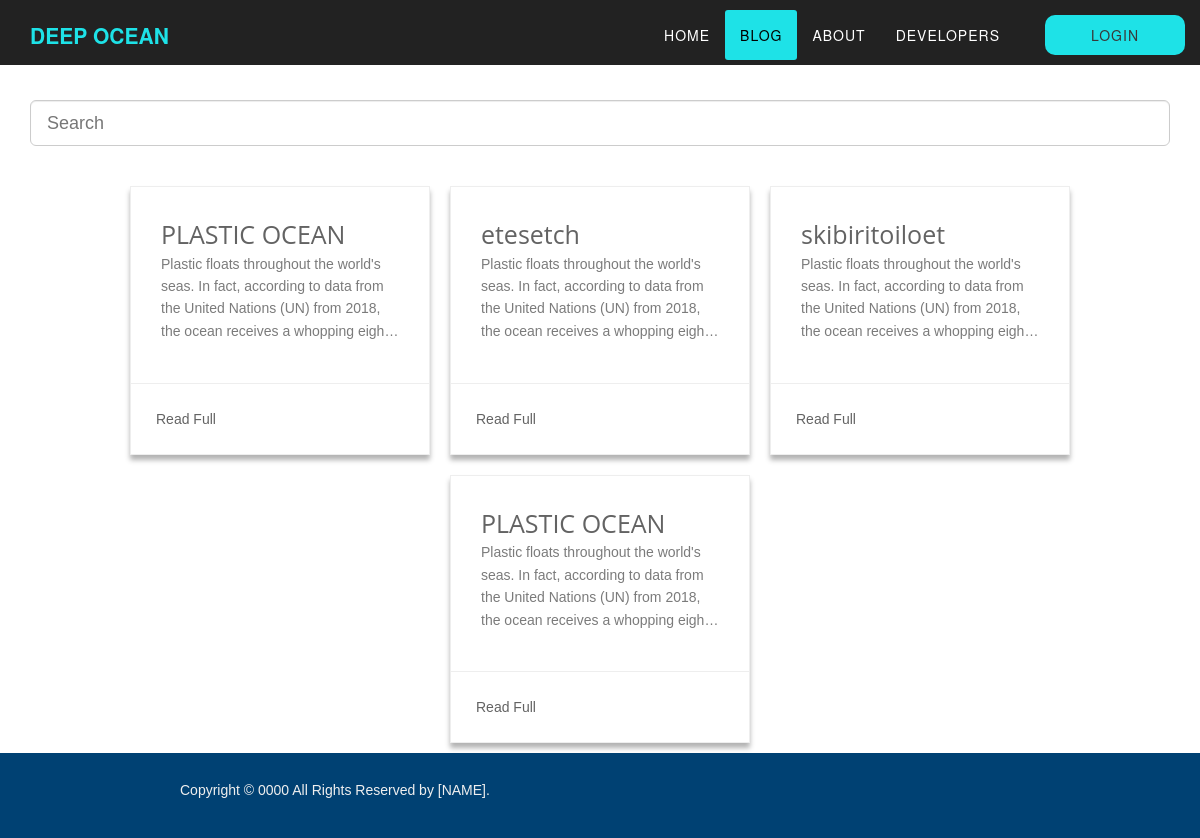
The page /blog.php on the database as committed earlier.
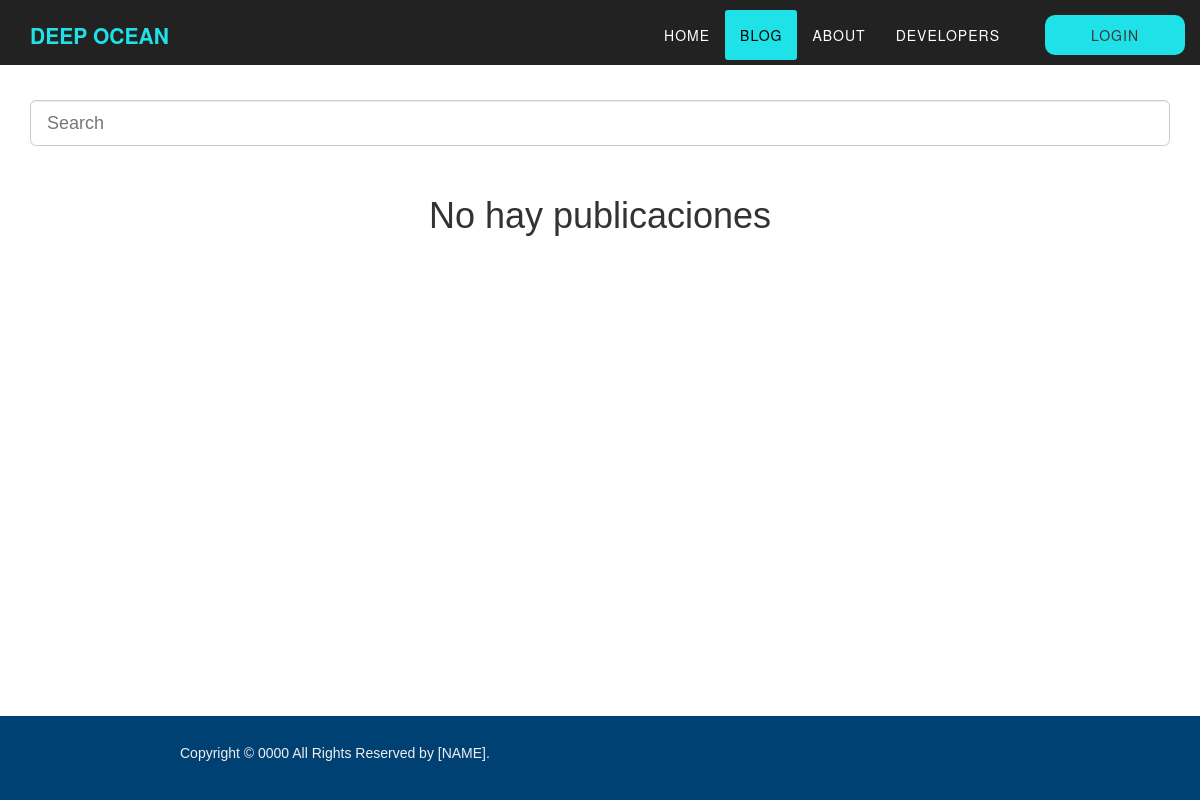
The same page on the database as committed later.
### tables this page shows
CREATE TABLE `texts` (
  `eCodeTexts` int(11) NOT NULL,
  `tContenidoTexts` varchar(1000) NOT NULL,
  `ePosicionTexts` int(11) NOT NULL,
  `epublicacionTexts` int(11) NOT NULL
);

CREATE TABLE `publicaciones` (
  `eCodePublicaciones` int(11) NOT NULL,
  `eUserPublicaciones` int(11) NOT NULL,
  `tTitlePublicaciones` varchar(100) NOT NULL,
  `fCreationPublicaciones` datetime NOT NULL,
  `fUpdatePublicaciones` datetime DEFAULT NULL,
  `eUpdatePublicaciones` int(11) DEFAULT NULL,
  `eCategoriaPublicaciones` int(11) NOT NULL
);

### db/conexion.php (called while the page is built)
<?php
	class Conexion
	{
        private $host;
        private $db;
        private $user;
        private $password;
        private $charset;
        public function __construct(){
            $this->host     = "localhost";
            $this->db       = "pag_pi";
            $this->user     = "root";
            $this->password = "";
            $this->charset  = "utf8mb4";
        }
        function connect(){
            try{
                $connection = "mysql:host=" . $this->host . ";dbname=". $this->db . ";charset=" . $this->charset;
                $options = [
                    PDO::ATTR_ERRMODE           => PDO::ERRMODE_EXCEPTION,
                    PDO::ATTR_EMULATE_PREPARES  => false,
                ];
                $pdo = new PDO($connection, $this->user, $this->password, $options);
                return $pdo;
            }catch(PDOException $e){
                print_r("Error connection: " . $e-> getMessage());
            }
        }
	}
?>

### db/peticiones/blog.php (called while the page is built, shortened)
<?php
include ("./db/conexion.php");
class Contacto extends Conexion {
    public function obtenerTodasLasPublicaciones() {
        $query = $this->connect()->query("SELECT p.eCodePublicaciones, p.tTitlePublicaciones, t.tContenidoTexts
        FROM publicaciones p
        INNER JOIN texts t On t.ePublicacionTexts = p.eCodePublicaciones
        WHERE t.ePosicionTexts = 1
        ORDER BY p.eCodePublicaciones DESC;
        ");
        $query->execute();
        if ($query->rowCount()){
            $count = 1;
            foreach ($query as $contenido) {
                $datos['publicacion' . $count] = [
                    'eCodePublicaciones'        =>  $contenido['eCodePublicaciones'],
                    'tTitlePublicaciones'       =>  $contenido['tTitlePublicaciones'],
                    'tContenidoTexts'   =>  $contenido['tContenidoTexts']
                ];
                $count++;
            }
            return $datos;
        } else {
            return false;
        }
    }
}
?>

### blog.php (the view, shortened to what this page needs)
<?php
    include("db/peticiones/blog.php");
    $contacto = new Contacto();
?>
<!DOCTYPE html>
<html lang="en">
    <head>
        <link rel="stylesheet" href="./source/library/jquery/jquery-ui-1.13.2.min.css">
        <link rel="stylesheet" href="./source/library/bootstrap/bootstrap3.2.0.min.css">
        <link rel="stylesheet" href="./source/library/fontawesome-free-5.15.4-web/css/all.min.css">
        <link rel="stylesheet" href="./css/style_navBar.css">
        <link rel="stylesheet" href="./css/style_default.css">
        <link rel="stylesheet" href="./css/style_blog.css">
        <link rel="stylesheet" href="./css/style_footer.css">
    </head>
    <body>
        <header>
            <?php include 'views/navBar.php'; ?>
        </header>
        <section class="container-search">
            <input class="form-control input-lg" type="text" placeholder="Search">
        </section>
        <section class="cards">
        <?php
            $publicaciones = $contacto->obtenerTodasLasPublicaciones();
            if ($publicaciones != false){
                foreach ($publicaciones as $publicacion) {
                    ?>
                        <div class="basic-card basic-card-light">
                            <div class="card-content">
                                <span class="card-title"> <?php echo $publicacion['tTitlePublicaciones']; ?> </span>
                                <p class="card-text">
                                    <?php echo $publicacion['tContenidoTexts']; ?>
                                </p>
                            </div>
                            <div class="card-link">
                                <a href="<?php echo "post?post=" . $publicacion['eCodePublicaciones'] ?>" title="Read Full"><span>Read Full</span></a>
                            </div>
                        </div>
                    <?php
                }
            } else {
                echo "<h1>No hay publicaciones</h1>";
            }
        ?>
        </section>
        <?php include 'views/footer.php'; ?>
    </body>
</html>

### views/navBar.php (shortened to what this page needs)
<?php
    $pagina_actual = basename($_SERVER['PHP_SELF']);
    $currentDir = dirname($_SERVER['PHP_SELF']);
?>
    <nav class="navbar navbar-default navbar-fixed-top navbar-shrink">
        <div class="container">
            <div class="navbar-header page-scroll">
                <a class="navbar-brand page-scroll" href="#page-top">DEEP OCEAN</a>
            </div>
            <div class="collapse navbar-collapse" id="bs-example-navbar-collapse-1">
                <ul class="nav navbar-nav navbar-right">
                    <li class=" <?php if ($pagina_actual == "index.php"){ echo'active'; } ?>">
                        <a class="page-scroll" href="<?php echo $currentDir; ?>/">Home</a>
                    </li>
                    <li class=" <?php if ($pagina_actual == "blog.php"){ echo'active'; } ?>">
                        <a class="page-scroll" href="<?php echo $currentDir; ?>/blog">Blog</a>
                    </li>
                    <li class=" <?php if ($pagina_actual == "about.php"){ echo'active'; } ?>">
                        <a class="page-scroll" href="<?php echo $currentDir; ?>/about">About</a>
                    </li>
                    <li class=" <?php if ($pagina_actual == "developers.php"){ echo'active'; } ?>">
                        <a class="page-scroll" href="<?php echo $currentDir; ?>/developers">Developers</a>
                    </li>
                    <?php
                        if (isset($_SESSION['idUser'])) {
                            echo '<li class="manage-container">
                                    <a class="page-scroll manage" href="' . $currentDir . '/manage/">Manage</a>
                                </li>
                                <li class="log-out-container">
                                    <a class="page-scroll log-out" href="' . $currentDir . '/db/logout">Logout</a>
                                </li>';
                        } else {
                            echo '<li class="log-in-container">
                                    <a class="page-scroll log-in" href="' . $currentDir . '/login">Login</a>
                                </li>';
                        }
                    ?>
                </ul>
            </div>
        </div>
    </nav>

### views/footer.php
<footer class="footer">
    <div class="col-1">
                <p class="copyright-text">Copyright &copy; 0000 All Rights Reserved by
                    <a href="#">[NAME]</a>.
                </p>
</footer>

### css/style_navBar.css (style rules this page uses)
body { overflow-x: hidden; font-family: "Roboto Slab", "Helvetica Neue", Helvetica, Arial, sans-serif; min-height: 100vh; display: flex; flex-direction: column; }
p { font-size: 14px; line-height: 1.75; }
a, a:hover, a:focus, a:active, a.active { outline: 0; }
a { color: #1ee2e7; }
.navbar-default { font-weight: bold; }
.navbar-default { border-color: transparent; background-color: #222; }
.navbar-default .navbar-brand { font-family: "Kaushan Script", "Helvetica Neue", Helvetica, Arial, cursive; color: #1ee2e7; }
.navbar-default .navbar-collapse { border-color: rgba(255, 255, 255, 0.02); }
.navbar-default .nav li a { text-transform: uppercase; font-family: Montserrat, "Helvetica Neue", Helvetica, Arial, sans-serif; font-weight: 400; letter-spacing: 1px; color: #fff; transition: all .3s; }
.navbar-default .navbar-nav > .active > a { border-radius: 0; color: #000000; background-color: #1ee2e7; transition: all .3s; }
.log-in { background-color: #1ee2e7; border-radius: 10px; color: #383838 !important; transition: .3s all; margin-left: 3rem; }
.log-in, .log-out, .manage { margin-top: .5rem; padding: 1rem .5rem !important; }
.manage-container, .log-in-container, .log-out-container { margin-left: 2rem !important; }
.log-in-container, .log-out-container, .manage-container { margin: 0 auto; float: left; width: 150px; text-align: center; margin-bottom: 1rem; }
.log-in-container a, .log-out-container a, .manage-container a { margin-left: 1rem; }
header { max-height: 65px; height: 100%; }
@media (min-width: 768px) { nav { display: inline-block !important; max-height: 65px; } }
@media (min-width: 768px) { .navbar-default { padding: 25px 0; border: 0; background-color: transparent; -webkit-transition: padding 0.3s; -moz-transition: padding 0.3s; transition: padding 0.3s; } }
@media (min-width: 768px) { .navbar-default .navbar-brand { font-size: 2em; -webkit-transition: all 0.3s; -moz-transition: all 0.3s; transition: all 0.3s; } }
@media (min-width: 768px) { .navbar-default .navbar-nav > .active > a { border-radius: 3px; } }
@media (min-width: 768px) { .navbar-default.navbar-shrink { padding: 10px 0; background-color: #222; } }
@media (min-width: 768px) { .navbar-default.navbar-shrink .navbar-brand { font-size: 1.5em; } }

### css/style_blog.css (style rules this page uses)
.container-search { margin: 0 auto; margin-top: 10rem; max-width: 1140px; width: 100%; }
.cards { margin: 0 auto; margin-top: 3rem; max-width: 1140px; display: flex; flex-wrap: wrap; justify-content: center; }
.basic-card { width:300px; position: relative; margin: 1rem; -webkit-box-shadow: 0px 5px 5px 0px rgba(0,0,0,0.3); -moz-box-shadow: 0px 5px 5px 0px rgba(0,0,0,0.3); -o-box-shadow: 0px 5px 5px 0px rgba(0,0,0,0.3); box-shadow: 0px 5px 5px 0px rgba(0,0,0,0.3); }
.basic-card .card-content { padding: 30px; }
.basic-card .card-title { font-size: 25px; font-family: 'Open Sans', sans-serif; }
.basic-card .card-text { line-height: 1.6; }
.basic-card .card-link { padding: 25px; width: -webkit-fill-available; }
.basic-card .card-link a { text-decoration: none; position: relative; padding: 10px 0px; }
.basic-card .card-link a:after { top: 30px; content: ""; display: block; height: 2px; left: 50%; position: absolute; width: 0; -webkit-transition: width 0.3s ease 0s, left 0.3s ease 0s; -moz-transition: width 0.3s ease 0s, left 0.3s ease 0s; -o-transition: width 0.3s ease 0s, left 0.3s ease 0s; transition: width 0.3s ease 0s, left 0.3s ease 0s; }
.basic-card-light { border: 1px solid #eee; }
.basic-card-light .card-title, .basic-card-light .card-link a { color: #636363; }
.basic-card-light .card-text { color: #7b7b7b; min-height: 90px; display: -webkit-box; -webkit-line-clamp: 4; -webkit-box-orient: vertical; overflow: hidden; }
.basic-card-light .card-link { border-top: 1px solid #eee; }
.basic-card-light .card-link a:after { background:#636363; }

### css/style_footer.css (style rules this page uses)
* { margin: 0; padding: 0; font-family: 'Poppins', sans-serif; box-sizing: border-box; }
.footer { margin-top: auto; width: 100%; padding: 2.5rem 15%; background: #004173; color: #efefef; display: flex; }
.col-1, .col-2, .col-3 { flex-grow: 1; text-align: left; }
.col-1 a { color: #efefef; }

Rows that differ between the two databases and show on the page:
removed texts: epublicacionTexts.tTitlePublicaciones "PLASTIC OCEAN", tContenidoTexts "Plastic floats throughout the world's seas. In fact, according to data from the United Nations (UN) from 2018, the ocean receives a whopping…"
removed texts: epublicacionTexts.tTitlePublicaciones "etesetch", tContenidoTexts "Plastic floats throughout the world's seas. In fact, according to data from the United Nations (UN) from 2018, the ocean receives a whopping…"
removed texts: epublicacionTexts.tTitlePublicaciones "skibiritoiloet", tContenidoTexts "Plastic floats throughout the world's seas. In fact, according to data from the United Nations (UN) from 2018, the ocean receives a whopping…"
removed texts: epublicacionTexts.tTitlePublicaciones "PLASTIC OCEAN", tContenidoTexts "Plastic floats throughout the world's seas. In fact, according to data from the United Nations (UN) from 2018, the ocean receives a whopping…"
Other text that changed with them:
text now shown: "No hay publicaciones"
